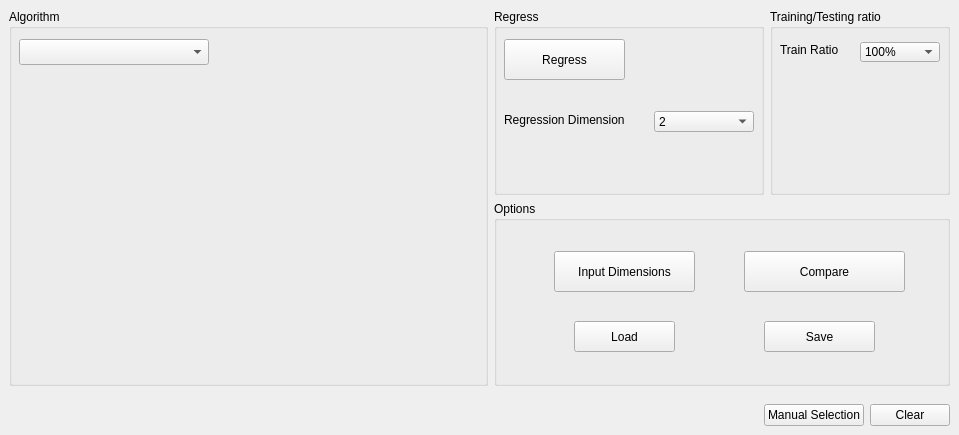
<?xml version="1.0" encoding="UTF-8"?>
<ui version="4.0">
 <class>optionsRegressWidget</class>
 <widget class="QWidget" name="optionsRegressWidget">
  <property name="geometry">
   <rect>
    <x>0</x>
    <y>0</y>
    <width>959</width>
    <height>435</height>
   </rect>
  </property>
  <property name="sizePolicy">
   <sizepolicy hsizetype="MinimumExpanding" vsizetype="MinimumExpanding">
    <horstretch>0</horstretch>
    <verstretch>0</verstretch>
   </sizepolicy>
  </property>
  <property name="minimumSize">
   <size>
    <width>0</width>
    <height>0</height>
   </size>
  </property>
  <property name="maximumSize">
   <size>
    <width>16777215</width>
    <height>16777215</height>
   </size>
  </property>
  <property name="windowTitle">
   <string>Clustering</string>
  </property>
  <property name="autoFillBackground">
   <bool>false</bool>
  </property>
  <layout class="QVBoxLayout" name="verticalLayout" stretch="1,0">
   <property name="spacing">
    <number>0</number>
   </property>
   <property name="leftMargin">
    <number>0</number>
   </property>
   <property name="topMargin">
    <number>0</number>
   </property>
   <property name="rightMargin">
    <number>0</number>
   </property>
   <property name="bottomMargin">
    <number>0</number>
   </property>
   <item>
    <widget class="QWidget" name="widget" native="true">
     <layout class="QGridLayout" name="gridLayout" rowstretch="0,0" columnstretch="1,0,0">
      <item row="0" column="0" rowspan="2">
       <widget class="QGroupBox" name="groupBox">
        <property name="title">
         <string>Algorithm</string>
        </property>
        <widget class="QComboBox" name="algoList">
         <property name="geometry">
          <rect>
           <x>10</x>
           <y>30</y>
           <width>190</width>
           <height>26</height>
          </rect>
         </property>
         <property name="font">
          <font>
           <pointsize>10</pointsize>
          </font>
         </property>
        </widget>
        <widget class="QWidget" name="algoWidget" native="true">
         <property name="geometry">
          <rect>
           <x>15</x>
           <y>69</y>
           <width>291</width>
           <height>261</height>
          </rect>
         </property>
        </widget>
       </widget>
      </item>
      <item row="0" column="2">
       <widget class="QGroupBox" name="TestGroupBox">
        <property name="minimumSize">
         <size>
          <width>180</width>
          <height>130</height>
         </size>
        </property>
        <property name="title">
         <string>Training/Testing ratio</string>
        </property>
        <widget class="QLabel" name="label_3">
         <property name="geometry">
          <rect>
           <x>10</x>
           <y>30</y>
           <width>71</width>
           <height>21</height>
          </rect>
         </property>
         <property name="font">
          <font>
           <pointsize>9</pointsize>
          </font>
         </property>
         <property name="text">
          <string>Train Ratio</string>
         </property>
        </widget>
        <widget class="QComboBox" name="traintestRatioCombo">
         <property name="enabled">
          <bool>true</bool>
         </property>
         <property name="geometry">
          <rect>
           <x>90</x>
           <y>33</y>
           <width>80</width>
           <height>20</height>
          </rect>
         </property>
         <property name="font">
          <font>
           <pointsize>9</pointsize>
          </font>
         </property>
         <property name="toolTip">
          <string>&lt;!DOCTYPE HTML PUBLIC &quot;-//W3C//DTD HTML 4.0//EN&quot; &quot;http://www.w3.org/TR/REC-html40/strict.dtd&quot;&gt;
&lt;html&gt;&lt;head&gt;&lt;meta name=&quot;qrichtext&quot; content=&quot;1&quot; /&gt;&lt;style type=&quot;text/css&quot;&gt;
p, li { white-space: pre-wrap; }
&lt;/style&gt;&lt;/head&gt;&lt;body style=&quot; font-family:'MS Shell Dlg 2'; font-size:8.25pt; font-weight:400; font-style:normal;&quot;&gt;
&lt;p style=&quot; margin-top:0px; margin-bottom:0px; margin-left:0px; margin-right:0px; -qt-block-indent:0; text-indent:0px;&quot;&gt;&lt;span style=&quot; font-size:8pt;&quot;&gt;Ratio between training and testing samples&lt;/span&gt;&lt;/p&gt;
&lt;p style=&quot; margin-top:0px; margin-bottom:0px; margin-left:0px; margin-right:0px; -qt-block-indent:0; text-indent:0px;&quot;&gt;&lt;span style=&quot; font-size:8pt;&quot;&gt;(100% means all samples are used for training)&lt;/span&gt;&lt;/p&gt;&lt;/body&gt;&lt;/html&gt;</string>
         </property>
         <property name="currentIndex">
          <number>7</number>
         </property>
         <item>
          <property name="text">
           <string>10%</string>
          </property>
         </item>
         <item>
          <property name="text">
           <string>25%</string>
          </property>
         </item>
         <item>
          <property name="text">
           <string>33%</string>
          </property>
         </item>
         <item>
          <property name="text">
           <string>50%</string>
          </property>
         </item>
         <item>
          <property name="text">
           <string>66%</string>
          </property>
         </item>
         <item>
          <property name="text">
           <string>75%</string>
          </property>
         </item>
         <item>
          <property name="text">
           <string>90%</string>
          </property>
         </item>
         <item>
          <property name="text">
           <string>100%</string>
          </property>
         </item>
        </widget>
       </widget>
      </item>
      <item row="1" column="1" colspan="2">
       <widget class="QGroupBox" name="optionsWidget">
        <property name="title">
         <string>Options</string>
        </property>
        <widget class="QPushButton" name="inputDimButton">
         <property name="geometry">
          <rect>
           <x>60</x>
           <y>50</y>
           <width>141</width>
           <height>41</height>
          </rect>
         </property>
         <property name="font">
          <font>
           <pointsize>9</pointsize>
          </font>
         </property>
         <property name="text">
          <string>Input Dimensions</string>
         </property>
         <property name="checkable">
          <bool>false</bool>
         </property>
        </widget>
        <widget class="QPushButton" name="loadButton">
         <property name="geometry">
          <rect>
           <x>80</x>
           <y>120</y>
           <width>101</width>
           <height>31</height>
          </rect>
         </property>
         <property name="font">
          <font>
           <pointsize>9</pointsize>
          </font>
         </property>
         <property name="text">
          <string>Load</string>
         </property>
        </widget>
        <widget class="QPushButton" name="saveButton">
         <property name="geometry">
          <rect>
           <x>270</x>
           <y>120</y>
           <width>111</width>
           <height>31</height>
          </rect>
         </property>
         <property name="font">
          <font>
           <pointsize>9</pointsize>
          </font>
         </property>
         <property name="text">
          <string>Save</string>
         </property>
        </widget>
        <widget class="QPushButton" name="compareButton">
         <property name="geometry">
          <rect>
           <x>250</x>
           <y>50</y>
           <width>161</width>
           <height>41</height>
          </rect>
         </property>
         <property name="font">
          <font>
           <pointsize>9</pointsize>
          </font>
         </property>
         <property name="toolTip">
          <string>&lt;!DOCTYPE HTML PUBLIC &quot;-//W3C//DTD HTML 4.0//EN&quot; &quot;http://www.w3.org/TR/REC-html40/strict.dtd&quot;&gt;
&lt;html&gt;&lt;head&gt;&lt;meta name=&quot;qrichtext&quot; content=&quot;1&quot; /&gt;&lt;style type=&quot;text/css&quot;&gt;
p, li { white-space: pre-wrap; }
&lt;/style&gt;&lt;/head&gt;&lt;body style=&quot; font-family:'Lucida Grande'; font-size:9pt; font-weight:400; font-style:normal;&quot;&gt;
&lt;p style=&quot; margin-top:0px; margin-bottom:0px; margin-left:0px; margin-right:0px; -qt-block-indent:0; text-indent:0px;&quot;&gt;&lt;span style=&quot; font-family:'MS Shell Dlg 2'; font-size:8pt;&quot;&gt;Start the maximization process (uses starting position if one is available, or a random position otherwise)&lt;/span&gt;&lt;/p&gt;&lt;/body&gt;&lt;/html&gt;</string>
         </property>
         <property name="text">
          <string>Compare</string>
         </property>
        </widget>
       </widget>
      </item>
      <item row="0" column="1">
       <widget class="QGroupBox" name="ClusterGroupBox">
        <property name="minimumSize">
         <size>
          <width>270</width>
          <height>0</height>
         </size>
        </property>
        <property name="title">
         <string>Regress</string>
        </property>
        <widget class="QPushButton" name="regressionButton">
         <property name="geometry">
          <rect>
           <x>10</x>
           <y>30</y>
           <width>121</width>
           <height>41</height>
          </rect>
         </property>
         <property name="font">
          <font>
           <pointsize>9</pointsize>
          </font>
         </property>
         <property name="toolTip">
          <string>Compute regression on data using the current algorithm</string>
         </property>
         <property name="text">
          <string>Regress</string>
         </property>
        </widget>
        <widget class="QLabel" name="label_2">
         <property name="geometry">
          <rect>
           <x>10</x>
           <y>100</y>
           <width>151</width>
           <height>21</height>
          </rect>
         </property>
         <property name="font">
          <font>
           <pointsize>9</pointsize>
          </font>
         </property>
         <property name="text">
          <string>Regression Dimension</string>
         </property>
        </widget>
        <widget class="QComboBox" name="outputDimCombo">
         <property name="enabled">
          <bool>true</bool>
         </property>
         <property name="geometry">
          <rect>
           <x>160</x>
           <y>102</y>
           <width>100</width>
           <height>21</height>
          </rect>
         </property>
         <property name="font">
          <font>
           <pointsize>9</pointsize>
          </font>
         </property>
         <property name="toolTip">
          <string>Ratio between training and testing samples
(100% means all samples are used for training)</string>
         </property>
         <property name="currentIndex">
          <number>1</number>
         </property>
         <item>
          <property name="text">
           <string>1</string>
          </property>
         </item>
         <item>
          <property name="text">
           <string>2</string>
          </property>
         </item>
        </widget>
       </widget>
      </item>
     </layout>
    </widget>
   </item>
   <item>
    <widget class="QWidget" name="widget_2" native="true">
     <layout class="QHBoxLayout" name="horizontalLayout">
      <item>
       <spacer name="horizontalSpacer">
        <property name="orientation">
         <enum>Qt::Horizontal</enum>
        </property>
        <property name="sizeHint" stdset="0">
         <size>
          <width>588</width>
          <height>20</height>
         </size>
        </property>
       </spacer>
      </item>
      <item>
       <widget class="QPushButton" name="manualTrainButton">
        <property name="font">
         <font>
          <pointsize>9</pointsize>
         </font>
        </property>
        <property name="text">
         <string>Manual Selection</string>
        </property>
        <property name="checkable">
         <bool>true</bool>
        </property>
       </widget>
      </item>
      <item>
       <widget class="QPushButton" name="clearButton">
        <property name="font">
         <font>
          <pointsize>9</pointsize>
         </font>
        </property>
        <property name="toolTip">
         <string>&lt;!DOCTYPE HTML PUBLIC &quot;-//W3C//DTD HTML 4.0//EN&quot; &quot;http://www.w3.org/TR/REC-html40/strict.dtd&quot;&gt;
&lt;html&gt;&lt;head&gt;&lt;meta name=&quot;qrichtext&quot; content=&quot;1&quot; /&gt;&lt;style type=&quot;text/css&quot;&gt;
p, li { white-space: pre-wrap; }
&lt;/style&gt;&lt;/head&gt;&lt;body style=&quot; font-family:'MS Shell Dlg 2'; font-size:8.25pt; font-weight:400; font-style:normal;&quot;&gt;
&lt;p style=&quot; margin-top:0px; margin-bottom:0px; margin-left:0px; margin-right:0px; -qt-block-indent:0; text-indent:0px;&quot;&gt;&lt;span style=&quot; font-size:8pt;&quot;&gt;Clear the model information&lt;/span&gt;&lt;/p&gt;
&lt;p style=&quot; margin-top:0px; margin-bottom:0px; margin-left:0px; margin-right:0px; -qt-block-indent:0; text-indent:0px;&quot;&gt;&lt;span style=&quot; font-size:8pt;&quot;&gt;(does NOT clear the data)&lt;/span&gt;&lt;/p&gt;&lt;/body&gt;&lt;/html&gt;</string>
        </property>
        <property name="text">
         <string>Clear</string>
        </property>
       </widget>
      </item>
     </layout>
    </widget>
   </item>
  </layout>
 </widget>
 <resources/>
 <connections/>
</ui>
